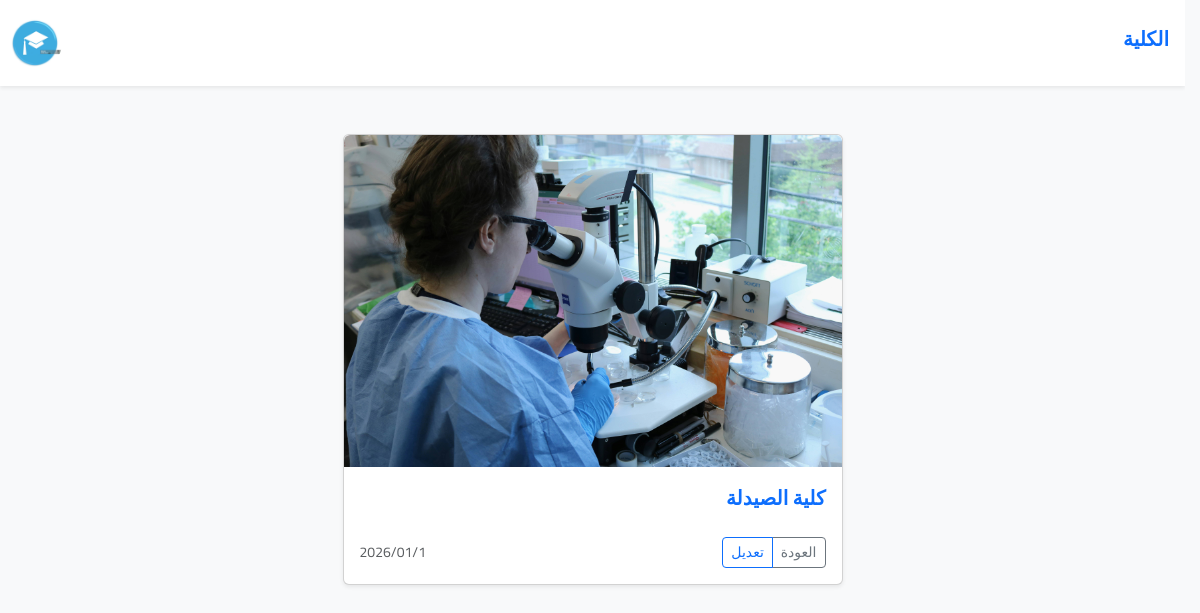
The page /collage?id=2 (signed in) on the database its author committed.
### tables this page shows
CREATE TABLE `collage` (
  `id` int NOT NULL AUTO_INCREMENT,
  `name` varchar(255) NOT NULL,
  `img` varchar(255) NOT NULL,
  `created_at` date NOT NULL,
  PRIMARY KEY (`id`),
  UNIQUE KEY `name` (`name`)
);

### Core/function.php (called while the page is built, shortened)
<?php
function base_path(string $path): string {
  return BASE_PATH . $path;
}
function view(string $path, $attr = []): void {
  extract($attr);
  require base_path("views/{$path}");
}

### Http/controllers/admin/collages/show.php (called while the page is built, shortened)
<?php
$collage = App::resolve(Database::class)->query('SELECT * FROM collage WHERE id = :id',[
    'id' => $_GET['id'] ?? ''
])->findOrFail();
view('admin/collages/show.view.php', [
    'collage' => $collage,
    'heading' => "الكلية"
]);

### public/index.php (called while the page is built, shortened)
<?php
require BASE_PATH.'Core/function.php';
require base_path('bootstrap.php');
$router = new \Core\Router();
$uri = parse_url($_SERVER['REQUEST_URI'])['path'];
$method = $_POST['__method'] ?? $_SERVER['REQUEST_METHOD'];
try {
   $router->route($uri, $method);
}
catch (ValidationException $exception) {
 Session::flash('errors', $exception->errors);
 Session::flash('old', $exception->old);
 return redirect($router->previousUrl());
}

### Core/App.php (called while the page is built, shortened)
<?php
class App {
  protected static $container;
  public static function setContainer($container): void {
     static::$container = $container;
  }
  public static function getContainer(): mixed {
     return static::$container;
  }
  public static function resolve($key): mixed {
     return static::getContainer()->resolve($key);
  }
}

### Core/Container.php (called while the page is built, shortened)
<?php
class Container {
    protected $bindings = [];
    public function bind(string $key,  $func): void {
     $this->bindings[$key] = $func;
    }
    public function resolve(string $key): mixed {
        $resolver = $this->bindings[$key];
        return call_user_func($resolver);
    }
}

### config.php (called while the page is built)
<?php
return [
     'database' => [
        'host' => 'localhost',
        'port' => 3306,
        'dbname' => 'e_learning',
        'charset' => 'utf8mb4'
     ],
];

### bootstrap.php (called while the page is built, shortened)
<?php
$container = new Container();
$container->bind('Core\Database', function() {
    $config = require base_path("config.php");
    return new Database($config['database']);
});

### Core/Database.php (called while the page is built, shortened)
<?php
class Database {
    public $conn;
    public $stmt;
    public function __construct(array $config, $username = 'root', $password = 'root') {
      $dsn = 'mysql:'. http_build_query($config, "", ";");
      $this->conn = new PDO($dsn, $username, $password, [
        PDO::ATTR_DEFAULT_FETCH_MODE => PDO::FETCH_ASSOC
        ]);
    }
    public function query($query, $params = []): static {
      $this->stmt = $this->conn->prepare($query);
      $this->stmt->execute($params);
      return $this;
    }
    public function find(): mixed {
      return $this->stmt->fetch();
    }
    public function findOrFail(): mixed {
      $result = $this->find();
        return $result;
    }
}

### views/admin/collages/show.view.php (the view)
<?php require base_path('views/partials/head.php') ?>
<body class="bg-body-tertiary">
  <?php require base_path('views/partials/nav.php') ?>
      <main>
              <div class="container py-5">
                      <div class="collage-card my-0 mx-auto card shadow-sm overflow-hidden">
                        <img class="w-100 rounded-top" src="assets/imgs/<?= $collage['img'] ?>" alt="">
                        <div class="card-body">
                            <h3 class="mb-4 lh-base fs-5 fw-bold text-primary"> <?= $collage['name'] ?></h3>
                            <div class="d-flex justify-content-between align-items-center">
                               <div class="btn-group">
                                 <a href="/collages" class="btn btn-sm btn-outline-secondary">العودة</a>
                                 <a href="/collage/edit?id=<?= $collage['id'] ?>" class="btn btn-sm btn-outline-primary">تعديل</a>
                                </div>
                                <small class="text-body-secondary ms-3"><?= date("Y/m/j", strtotime($collage['created_at'])) ?></small>
                            </div>
                        </div>
                      </div>
                </div>
        </main>
<?php require base_path('views/partials/footer.php') ?>

### Core/Router.php (shortened to what this page needs)
<?php
class Router {
    protected $routes = [];
    public function add($method, string $uri, $controller): static {
        $this->routes[] = [
            'uri' =>  $uri,
            'controller' => $controller,
            'method' => $method,
            'middleware' => null
        ];
        return $this;
    }
    public function only($key): static {
        $this->routes[array_key_last($this->routes)]['middleware'] = $key;
        return $this;
    }
    public function route (string $uri, $method) {
      foreach($this->routes as $route) {
        if($route ['uri'] ===  $uri && $route['method'] === strtoupper($method)) {
          return require base_path('Http/controllers/'.$route['controller']);
        }
      }
    }
}

### views/partials/nav.php
<nav class="navbar navbar-expand-lg navbar-light py-2 bg-white shadow-sm w-100">
   <h3 class="navbar-brand text-primary ms-3 fw-bold"><?= $heading ?? 'لوحة التحكم' ?></h3>
   <div class="collapse navbar-collapse border-0" id="nav">
     <ul class="navbar-nav ms-auto">
       <li class="nav-item welcome-link"><span class="nav-link welcome-message fs-6 fw-bold"><?=  $fullName ?? '' ?></span></li>
       <li class="nav-item"><img src="/assets/imgs/logo.jpg" alt="logo" width="70" height="70" class="nav-link rounded-circle"></li>
     </ul>
   </div>
</nav>

### public/assets/css/e-learn.css (style rules this page uses)
:root { --transition: 0.3s; --main-color : #0d6efd; --secound-color: #ccc; }
html { scroll-behavior: smooth; overflow-y: auto; scrollbar-gutter: stable; }
body { font-family: 'Cairo', sans-serif; direction: rtl; text-align: right; margin: 0; }
.welcome-link { align-self: center; }
.welcome-message { transition: var(--transition); font-weight: 500; opacity: 0.8; }
.collage-card, .major-card { max-width: 500px; }

### rows shown on the page
collage: img (picture), name "كلية الصيدلة", created_at "2026/01/1"
